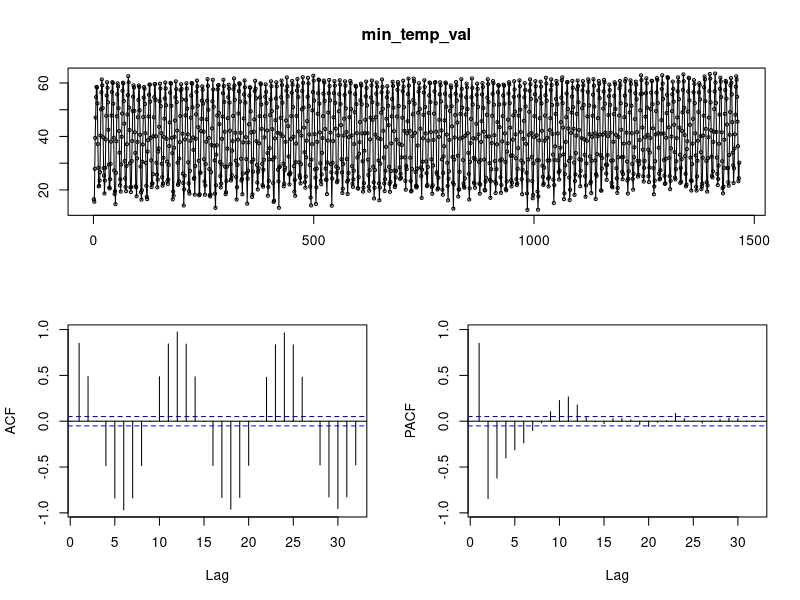
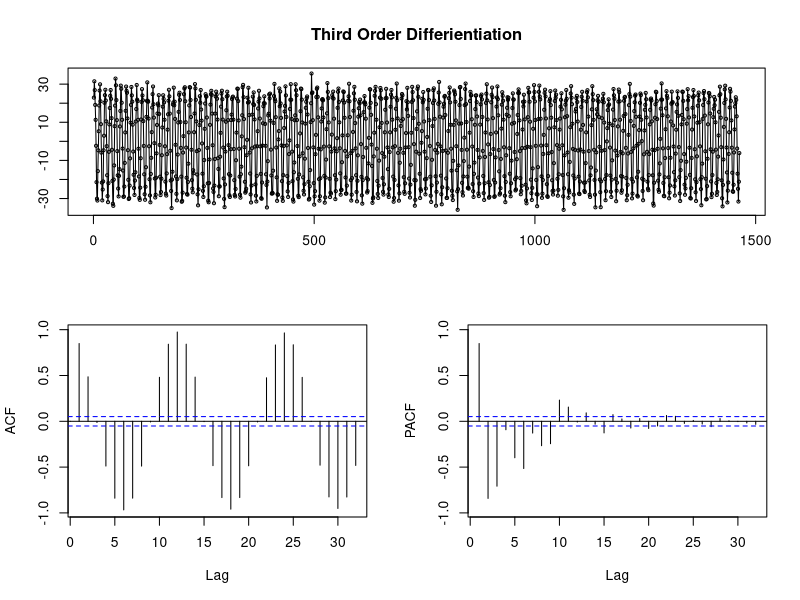
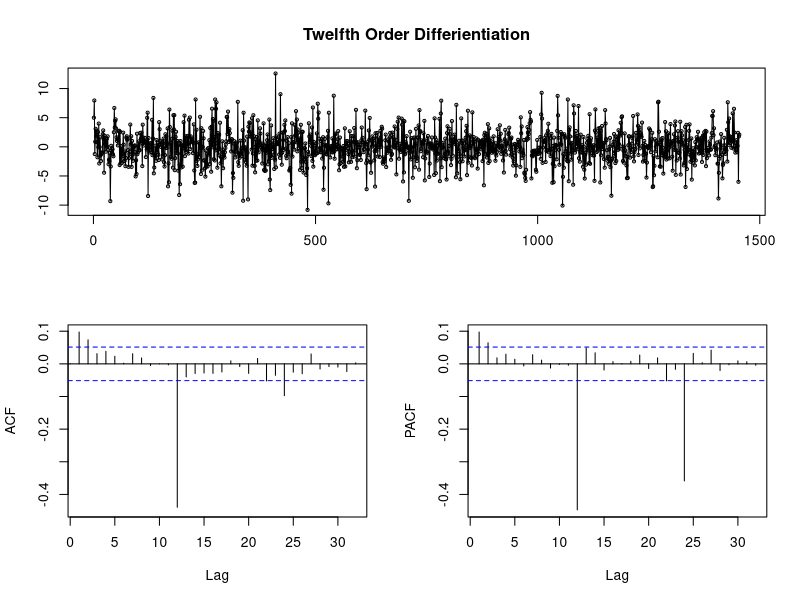
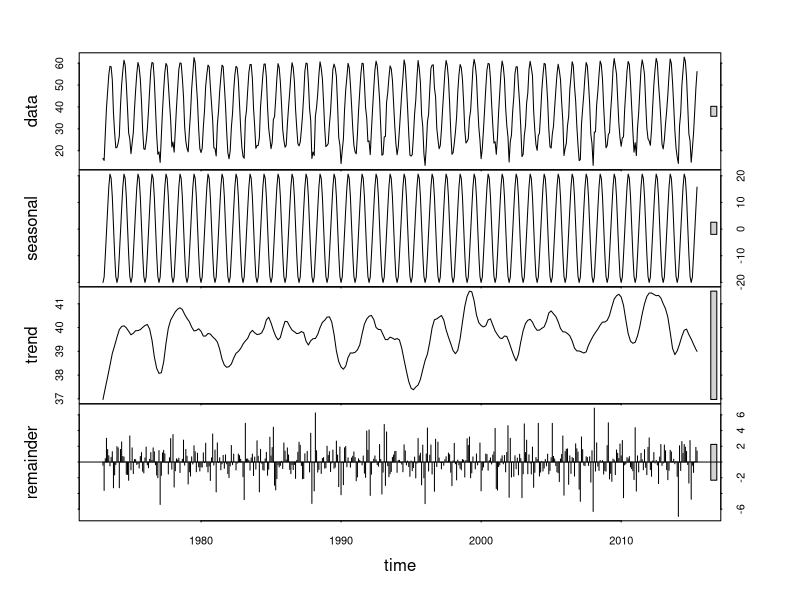

Write the R code that produced these figures, in order. (Note: this script raises an error after producing the figures.)
## ---- chunk 1
library(readr)
temp <- na.omit(read_csv("data/temp.csv", col_types = cols(date = col_date(format = "%Y-%m-%d"))))
rmse <- function(l, r) {
  sqrt(sum((l - r)^2)/NROW(l))
}
exp_rmse <- function(l, r) {
  rmse(exp(l), exp(r))
}
## ---- chunk 2
library(forecast)
tsdisplay(temp$min_temp_val,main="min_temp_val")
tsdisplay(diff(temp$min_temp_val, 3), main="Third Order Differientiation")
tsdisplay(diff(temp$min_temp_val, 12), main="Twelfth Order Differientiation")
## ---- chunk 3
smin_temp_val = ts(temp$min_temp_val, start = c(1973, 1), frequency=12)
train = window(smin_temp_val, start = c(1973, 1), end = c(2015, 6))
test = window(smin_temp_val, start = c(2015,7), end = c(2016, 6))
## ---- chunk 4
decomp = stl(train, s.window="periodic")
plot(decomp)
## ---- chunk 5
stlfk_naive = forecast(decomp, method="naive", h=12)
summary(stlfk_naive)
accuracy(stlfk_naive, test)
## ---- chunk 6
stlfk_ets = forecast(decomp, method="ets", h=12)
summary(stlfk_ets)
accuracy(stlfk_ets, test)
## ---- chunk 7
stlfk_arima = forecast(decomp, method="arima", h=12)
summary(stlfk_arima)
accuracy(stlfk_arima, test)
## ---- chunk 8
c(exp_rmse(stlfk_naive$mean, test), exp_rmse(stlfk_ets$mean, test), exp_rmse(stlfk_arima$mean, test))
## ---- chunk 9
ddecomp = stl(dtrain, s.window="periodic")
plot(ddecomp)
## ---- chunk 10
dstl_naive = forecast(ddecomp, method="naive", h=12)
dstl_ets = forecast(ddecomp, method="ets", h=12)
dstl_arima = forecast(ddecomp, method="arima", h=12)

summary(dstl_naive)
summary(dstl_ets)
summary(dstl_arima)

accuracy(dstl_naive, dtest)
accuracy(dstl_arima, dtest)
accuracy(dstl_ets, dtest)
## ---- chunk 11
autofit = auto.arima(train, seasonal=TRUE)
print(autofit)
autofk = forecast(autofit,h=12)
accuracy(autofk,test)
## ---- chunk 12
custfit = Arima(train, order=c(4,0,1), seasonal=c(0,1,2))
print(custfit)
custfk = forecast(custfit,h=12)
accuracy(custfk,test)
## ---- chunk 13
dautofit = auto.arima(dtrain, seasonal=TRUE)
print(dautofit)
dautofk = forecast(dautofit,h=12)
accuracy(dautofk,dtest)
## ---- chunk 14
c(accuracy(dautofk,dtest)[2, "RMSE"], exp_rmse(autofk$mean, test))
## ---- chunk 15
library(ggplot2)
err = data.frame("RMSE" = rep(0, 2010-1973+1), row.names = seq(1973, 2010))
for (y in 1973:2010){
    model = Arima(window(train, start=c(y,1)), order=c(2,0,0), seasonal=c(1,1,1), include.drift = TRUE)
    rmse = accuracy(forecast(model, h=12),test)[2,"RMSE"]
    err[as.character(y),] = rmse
}
ggplot(err)+geom_line(aes(x=as.numeric(row.names(err)), y=RMSE))
## ---- chunk 16
errm = data.frame("RMSE" = rep(0, 12), row.names = seq(1, 12))
for (m in 1:12){
    model = Arima(window(train, start=c(2000,m)), order=c(2,0,0), seasonal=c(1,1,1), include.drift = TRUE)
    rmse = accuracy(forecast(model, h=12),test)[2,"RMSE"]
    errm[as.character(m),] = rmse
}
ggplot(errm)+geom_line(aes(x=as.numeric(row.names(errm)), y=RMSE))+scale_x_continuous(breaks=seq(1,12))
## ---- chunk 17
rollwitme = function(p,d,q,P,D,Q, drift){
    RMSE = rep(0,28)
    for (y in 1973:2000){
        tr = window(lgas, start=c(y,7), end=c(y+15,6))
        te = window(lgas, start=c(y+15,7), end=c(y+16,6))
        model = Arima(tr, order=c(p,d,q), seasonal=c(P,D,Q), include.drift = drift)
        RMSE[y+1-1973] = accuracy(forecast(model, h=12),te)[2,"RMSE"] 
    }
    return(RMSE)
}
## ---- chunk 18
eval = data.frame('run'=seq(1:28))
eval['arima_v1'] = rollwitme(2,0,0,1,1,1,TRUE)
eval['arima_v2'] = rollwitme(1,0,0,0,1,1,FALSE)
eval['arima_v3'] = rollwitme(1,0,0,0,1,1,TRUE)
eval['arima_v4'] = rollwitme(2,0,0,1,1,1,FALSE)
eval['arima_v5'] = rollwitme(4,0,0,0,1,1,FALSE)
ggplot(stack(eval[,names(eval) != "run"]))+geom_boxplot(aes(x=ind, y=values))+
    labs(x='model', title="Model Performances", y="RMSE")
